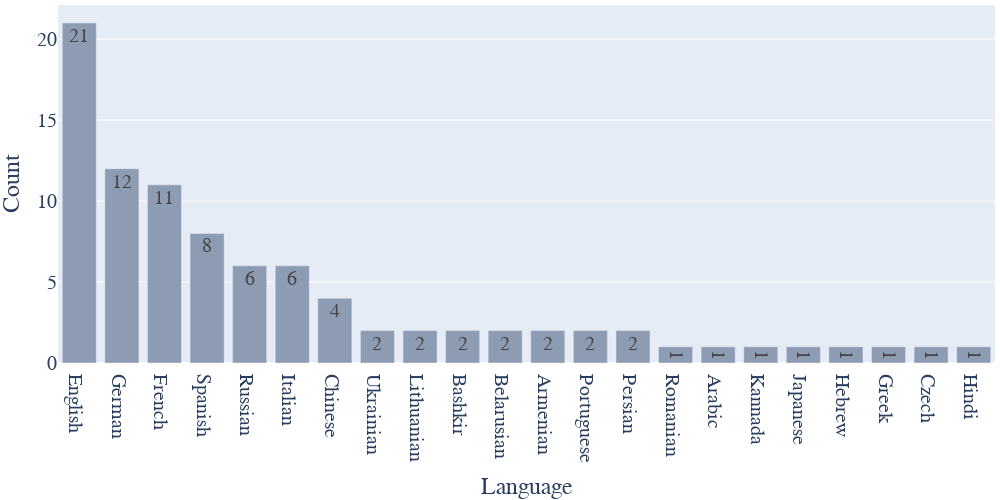

Notebook source saved alongside this figure:
### Code cell
fig = px.bar(df_lang_cnt, x='Language', y='Count', text_auto=True, width=1000, height=500, color_discrete_sequence=["#8d9bb3"])

fig.update_layout(
    # title="Number of Systems per Language",
    font=dict(size=20, family="Times New Roman",),
    margin = dict(b=7, t=5, r=5, l=5),
)

fig.show()
fig.write_image("../data/img/systems-per-language.pdf")

### Figure 1 — Plotly figure (JSON) as saved in the notebook; plotly's stock layout.template omitted (floating-point values rounded to 4 significant figures)
{"data": [{"hovertemplate": "Language=%{x}<br>Count=%{y}<extra></extra>", "legendgroup": "", "marker": {"color": "#8d9bb3", "pattern": {"shape": ""}}, "name": "", "orientation": "v", "showlegend": false, "textposition": "auto", "texttemplate": "%{y}", "type": "bar", "x": ["English", "German", "French", "Spanish", "Russian", "Italian", "Chinese", "Ukrainian", "Lithuanian", "Bashkir", "Belarusian", "Armenian", "Portuguese", "Persian", "Romanian", "Arabic", "Kannada", "Japanese", "Hebrew", "Greek", "Czech", "Hindi"], "xaxis": "x", "y": [21, 12, 11, 8, 6, 6, 4, 2, 2, 2, 2, 2, 2, 2, 1, 1, 1, 1, 1, 1, 1, 1], "yaxis": "y"}], "layout": {"barmode": "relative", "font": {"family": "Times New Roman", "size": 20}, "height": 500, "legend": {"tracegroupgap": 0}, "margin": {"b": 7, "l": 5, "r": 5, "t": 5}, "width": 1000, "xaxis": {"anchor": "y", "domain": [0, 1], "title": {"text": "Language"}}, "yaxis": {"anchor": "x", "domain": [0, 1], "title": {"text": "Count"}}}}
